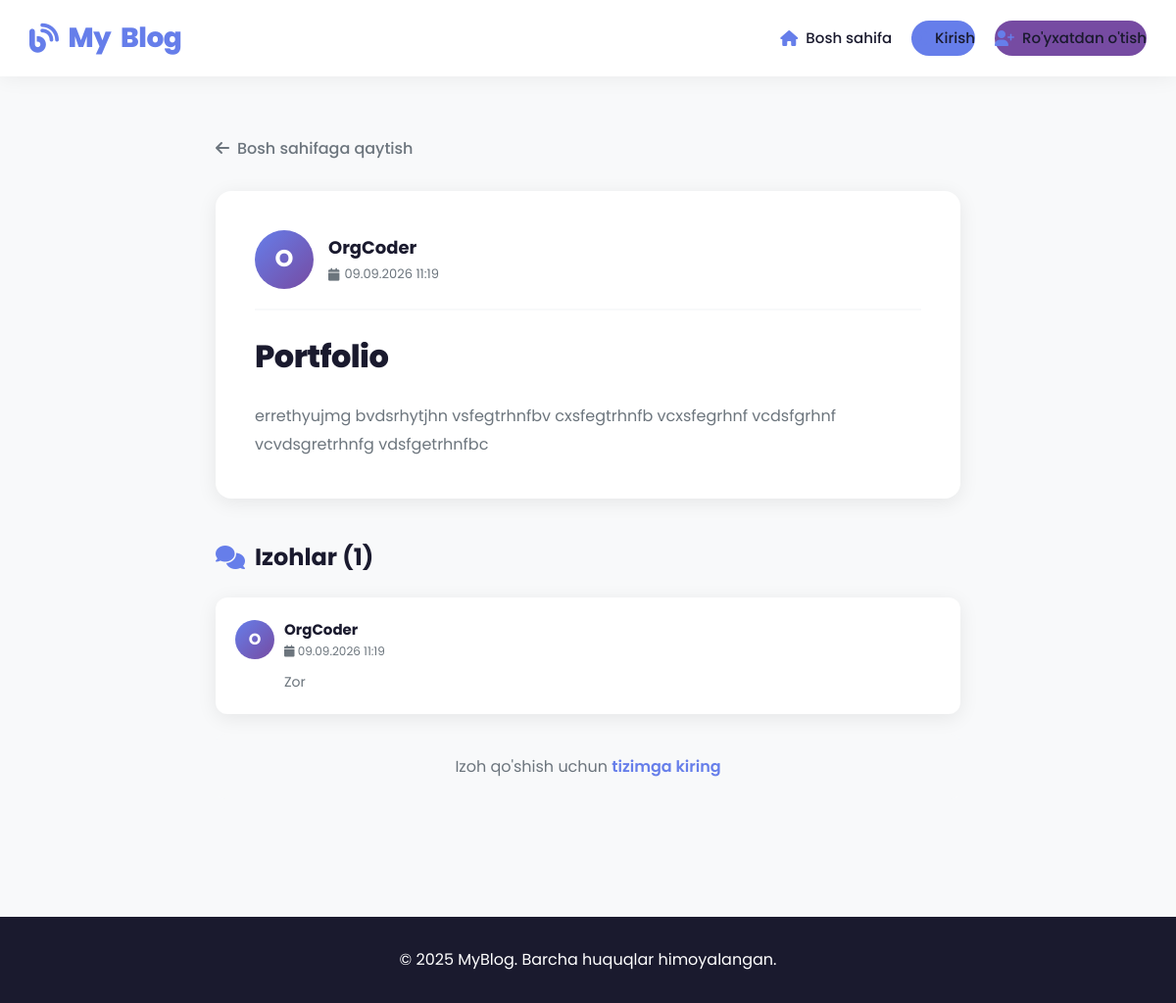
The app's page /post/2/ with its own data.
### core/models.py (models this page shows, shortened)
class Post(models.Model):
    title = models.CharField(max_length=200)
    content = models.TextField()
    author = models.ForeignKey(Author, on_delete=models.CASCADE, related_name='posts')
    created_at = models.DateTimeField(auto_now_add=True)
    updated_at = models.DateTimeField(auto_now=True)

class Author(models.Model):
    user = models.OneToOneField(User, on_delete=models.CASCADE, null=True, blank=True)
    name = models.CharField(max_length=100)
    bio = models.TextField(blank=True, null=True)

class Comment(models.Model):
    post = models.ForeignKey(Post, on_delete=models.CASCADE, related_name='comments')
    author = models.ForeignKey(User, on_delete=models.CASCADE)
    content = models.TextField()
    created_at = models.DateTimeField(auto_now_add=True)

### core/views.py (the view, shortened to what this page needs)
# urls.py: path('post/<int:post_id>/', views.post_detail, name='post_detail'),
def post_detail(request, post_id):
    post = get_object_or_404(Post, id=post_id)
    comments = post.comments.all()
    return render(request, 'core/post_detail.html', {'post': post, 'comments': comments})

### core/templates/core/post_detail.html (shortened to what this page needs)
{% extends 'core/base.html' %}
{% block content %}
<div class="detail-container">
    <a href="/" class="back-link"><i class="fas fa-arrow-left"></i> Bosh sahifaga qaytish</a>
    <div class="post-card">
        <div class="post-header">
            <div class="post-avatar">
                {{ post.author.name|slice:":1"|upper }}
            </div>
            <div class="post-meta">
                <h3>{{ post.author.name }}</h3>
                <p><i class="fas fa-calendar"></i> {{ post.created_at|date:"d.m.Y H:i" }}</p>
            </div>
        </div>
        <div class="post-title">{{ post.title }}</div>
        <div class="post-content">{{ post.content }}</div>
    </div>
    <div class="comments-section">
        <div class="comments-title">
            <i class="fas fa-comments"></i> Izohlar ({{ comments.count }})
        </div>
        {% if comments %}
            {% for comment in comments %}
            <div class="comment-card">
                <div class="comment-header">
                    <div class="comment-avatar">
                        {{ comment.author.username|slice:":1"|upper }}
                    </div>
                    <div class="comment-meta">
                        <h4>{{ comment.author.username }}</h4>
                        <p><i class="fas fa-calendar"></i> {{ comment.created_at|date:"d.m.Y H:i" }}</p>
                    </div>
                </div>
                <div class="comment-content">{{ comment.content }}</div>
            </div>
            {% endfor %}
        {% else %}
        <div class="no-comments">
            Hozircha izohlar mavjud emas
        </div>
        {% endif %}
        {% if user.is_authenticated %}
        <div class="comment-form">
            <h3><i class="fas fa-plus-circle"></i> Izoh qo'shish</h3>
            <form method="POST">
                {% csrf_token %}
                <div class="form-group">
                    <textarea name="content" placeholder="Izohingizni yozing..." required></textarea>
                </div>
                <button type="submit" class="btn-submit"><i class="fas fa-paper-plane"></i> Yuborish</button>
            </form>
        </div>
        {% else %}
        <div class="login-prompt">
            Izoh qo'shish uchun <a href="/login/">tizimga kiring</a>
        </div>
        {% endif %}
    </div>
</div>
{% endblock %}

### core/templates/core/base.html (shortened to what this page needs)
<!DOCTYPE html>
<html lang="uz">
<head>
    <link rel="stylesheet" href="https://cdnjs.cloudflare.com/ajax/libs/font-awesome/6.5.1/css/all.min.css">
</head>
<body>
    <header>
        <nav>
            <a href="/" class="logo">
                <i class="fas fa-blog"></i>
                My<span>Blog</span>
            </a>
            <ul class="nav-links" id="navLinks">
                <li><a href="/"><i class="fas fa-home"></i> Bosh sahifa</a></li>
                {% if user.is_authenticated %}
                <li><a href="/post-yaratish/"><i class="fas fa-plus-circle"></i> Post yaratish</a></li>
                <li><a href="/logout/" class="btn-logout"><i class="fas fa-sign-out-alt"></i> Chiqish ({{ user.username }})</a></li>
                {% else %}
                <li><a href="/login/" class="btn-login"><i class="fas fa-sign-in-alt"></i> Kirish</a></li>
                <li><a href="/register/" class="btn-register"><i class="fas fa-user-plus"></i> Ro'yxatdan o'tish</a></li>
                {% endif %}
            </ul>
        </nav>
    </header>
    <main>
        {% block content %}
        {% endblock %}
    </main>
    <footer>
        &copy; 2025 MyBlog. Barcha huquqlar himoyalangan.
    </footer>
</body>
</html>

### core/templates/core/base.html (style rules this page uses)
:root { --primary: #667eea; --primary-dark: #5a67d8; --secondary: #764ba2; --dark: #1a1a2e; --gray: #6c757d; --light: #f8f9fa; --white: #ffffff; --shadow: 0 4px 20px rgba(0,0,0,0.08); --shadow-hover: 0 15px 40px rgba(0,0,0,0.15); --radius: 16px; --transition: all 0.3s cubic-bezier(0.4, 0, 0.2, 1); }
* { margin: 0; padding: 0; box-sizing: border-box; }
body { font-family: 'Poppins', sans-serif; background: var(--light); color: var(--dark); line-height: 1.7; min-height: 100vh; display: flex; flex-direction: column; overflow-x: hidden; }
header { background: rgba(255,255,255,0.95); backdrop-filter: blur(10px); padding: 15px 30px; box-shadow: 0 2px 20px rgba(0,0,0,0.06); position: sticky; top: 0; z-index: 1000; transition: var(--transition); }
nav { max-width: 1200px; margin: 0 auto; display: flex; justify-content: space-between; align-items: center; gap: 20px; }
.logo { font-size: 28px; font-weight: 800; color: var(--primary); text-decoration: none; letter-spacing: -0.5px; display: flex; align-items: center; gap: 10px; }
.logo i { font-size: 30px; }
.nav-links { display: flex; gap: 20px; list-style: none; align-items: center; }
.nav-links a { text-decoration: none; color: var(--dark); font-weight: 500; font-size: 15px; transition: var(--transition); position: relative; padding: 5px 0; display: flex; align-items: center; gap: 8px; }
.nav-links a i { font-size: 16px; color: var(--primary); }
.nav-links a::after { content: ''; position: absolute; bottom: -2px; left: 0; width: 0; height: 2px; background: var(--primary); transition: var(--transition); }
.btn-login { padding: 10px 20px; background: var(--primary); color: var(--white); border-radius: 50px; font-weight: 600; text-decoration: none; transition: var(--transition); display: flex; align-items: center; gap: 8px; }
.btn-register { padding: 10px 20px; background: var(--secondary); color: var(--white); border-radius: 50px; font-weight: 600; text-decoration: none; transition: var(--transition); display: flex; align-items: center; gap: 8px; }
main { flex: 1; }
footer { background: var(--dark); color: var(--white); text-align: center; padding: 30px 20px; margin-top: 60px; }

### core/templates/core/post_detail.html (style rules this page uses)
.detail-container { max-width: 800px; margin: 60px auto; padding: 0 20px; }
.back-link { display: inline-flex; align-items: center; gap: 8px; margin-bottom: 30px; color: var(--gray); text-decoration: none; font-weight: 500; transition: var(--transition); }
.post-card { background: var(--white); border-radius: var(--radius); padding: 40px; box-shadow: var(--shadow); margin-bottom: 30px; }
.post-header { display: flex; align-items: center; gap: 15px; margin-bottom: 20px; padding-bottom: 20px; border-bottom: 2px solid var(--light); }
.post-avatar { width: 60px; height: 60px; background: linear-gradient(135deg, var(--primary) 0%, var(--secondary) 100%); border-radius: 50%; display: flex; align-items: center; justify-content: center; color: var(--white); font-size: 24px; font-weight: 700; flex-shrink: 0; }
.post-meta h3 { font-size: 18px; font-weight: 700; color: var(--dark); }
.post-meta p { font-size: 13px; color: var(--gray); display: flex; align-items: center; gap: 5px; }
.post-title { font-size: 32px; font-weight: 800; color: var(--dark); margin-bottom: 20px; letter-spacing: -0.5px; }
.post-content { color: var(--gray); font-size: 16px; line-height: 1.8; }
.comments-section { margin-top: 40px; }
.comments-title { font-size: 24px; font-weight: 700; color: var(--dark); margin-bottom: 20px; display: flex; align-items: center; gap: 10px; }
.comments-title i { color: var(--primary); }
.comment-card { background: var(--white); border-radius: 12px; padding: 20px; margin-bottom: 15px; box-shadow: var(--shadow); }
.comment-header { display: flex; align-items: center; gap: 10px; margin-bottom: 10px; }
.comment-avatar { width: 40px; height: 40px; background: linear-gradient(135deg, var(--primary) 0%, var(--secondary) 100%); border-radius: 50%; display: flex; align-items: center; justify-content: center; color: var(--white); font-size: 16px; font-weight: 700; flex-shrink: 0; }
.comment-meta h4 { font-size: 15px; font-weight: 700; color: var(--dark); }
.comment-meta p { font-size: 12px; color: var(--gray); }
.comment-content { color: var(--gray); font-size: 14px; padding-left: 50px; }
.login-prompt { text-align: center; padding: 20px; background: var(--light); border-radius: 10px; color: var(--gray); margin-top: 20px; }
.login-prompt a { color: var(--primary); text-decoration: none; font-weight: 600; }

### records on screen
Post: author.name "O", author.name "OrgCoder", created_at "09.09.2026 11:19", title "Portfolio", content "errethyujmg bvdsrhytjhn vsfegtrhnfbv cxsfegtrhnfb vcxsfegrhnf vcdsfgrhnf vcvdsgretrhnfg vdsfgetrhnfbc", count "1"
Comment: author.username "O", author.username "OrgCoder", created_at "09.09.2026 11:19", content "Zor"
